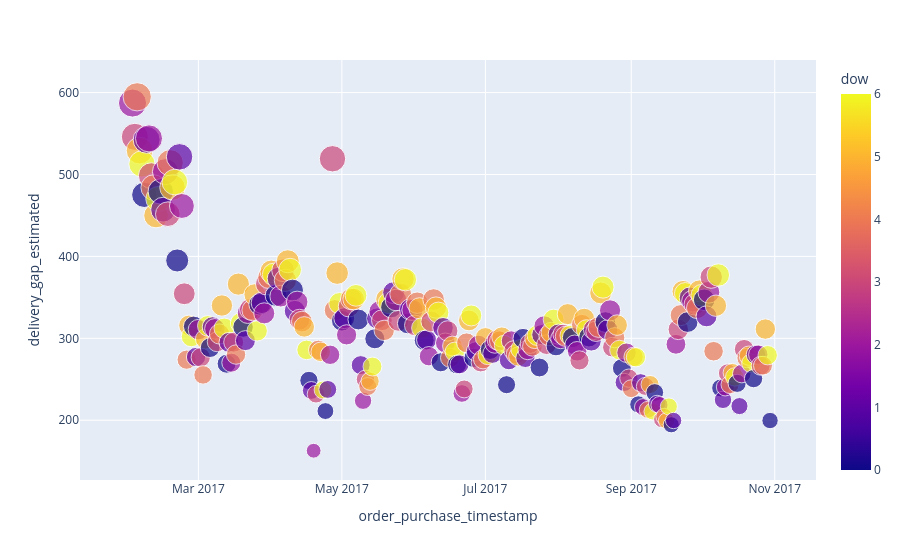

The code cell stored with this chart in its notebook:
### Code cell
fig = px.scatter(daily_delivery_gap, 
                 x=daily_delivery_gap.index, 
                 y="delivery_gap_estimated",
                 size = "delivery_gap_estimated",
                 color = "dow"
                )
fig.show()

### Figure 1 — Plotly figure (JSON) as saved in the notebook; plotly's stock layout.template omitted (floating-point values rounded to 4 significant figures; data arrays with more than 128 entries replaced by an {"elided": "..."} marker saying what was removed)
{"data": [{"hovertemplate": "order_purchase_timestamp=%{x}<br>delivery_gap_estimated=%{marker.size}<br>dow=%{marker.color}<extra></extra>", "legendgroup": "", "marker": {"color": {"elided": "272 int values"}, "coloraxis": "coloraxis", "size": {"elided": "272 float values"}, "sizemode": "area", "sizeref": 1.487, "symbol": "circle"}, "mode": "markers", "name": "", "orientation": "v", "showlegend": false, "type": "scatter", "x": {"elided": "272 str values"}, "xaxis": "x", "y": {"elided": "272 float values"}, "yaxis": "y"}], "layout": {"coloraxis": {"colorbar": {"title": {"text": "dow"}}, "colorscale": [[0, "#0d0887"], [0.1111, "#46039f"], [0.2222, "#7201a8"], [0.3333, "#9c179e"], [0.4444, "#bd3786"], [0.5556, "#d8576b"], [0.6667, "#ed7953"], [0.7778, "#fb9f3a"], [0.8889, "#fdca26"], [1, "#f0f921"]]}, "legend": {"itemsizing": "constant", "tracegroupgap": 0}, "margin": {"t": 60}, "xaxis": {"anchor": "y", "domain": [0, 1], "title": {"text": "order_purchase_timestamp"}}, "yaxis": {"anchor": "x", "domain": [0, 1], "title": {"text": "delivery_gap_estimated"}}}}
